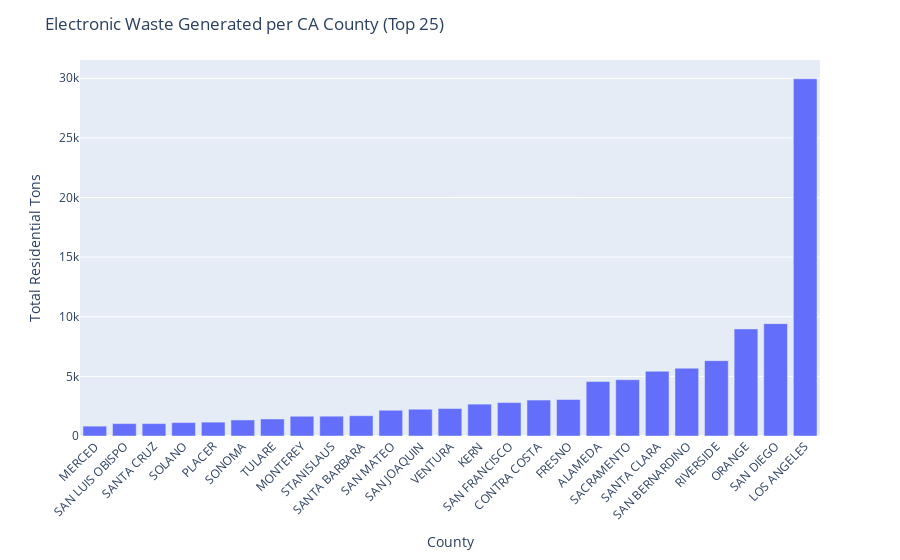

Source (notebook cell):
### Code cell
fig = px.bar(per_county_ewaste.tail(25), x='County', y='Total Residential Tons')
fig.update_layout(xaxis_tickangle=-45)
fig.update_layout(title_text='Electronic Waste Generated per CA County (Top 25)')
py.plot(fig, filename = "per_county_ewaste_fig", auto_open=False)
fig.show()

### Figure 1 — Plotly figure (JSON) as saved in the notebook; plotly's stock layout.template omitted (floating-point values rounded to 4 significant figures)
{"data": [{"alignmentgroup": "True", "hovertemplate": "County=%{x}<br>Total Residential Tons=%{y}<extra></extra>", "legendgroup": "", "marker": {"color": "#636efa"}, "name": "", "offsetgroup": "", "orientation": "v", "showlegend": false, "textposition": "auto", "type": "bar", "x": ["MERCED", "SAN LUIS OBISPO", "SANTA CRUZ", "SOLANO", "PLACER", "SONOMA", "TULARE", "MONTEREY", "STANISLAUS", "SANTA BARBARA", "SAN MATEO", "SAN JOAQUIN", "VENTURA", "KERN", "SAN FRANCISCO", "CONTRA COSTA", "FRESNO", "ALAMEDA", "SACRAMENTO", "SANTA CLARA", "SAN BERNARDINO", "RIVERSIDE", "ORANGE", "SAN DIEGO", "LOS ANGELES"], "xaxis": "x", "y": [827, 1040, 1040, 1125, 1163, 1345, 1428, 1655, 1661, 1699, 2159, 2245, 2303, 2673, 2802, 3015, 3060, 4565, 4720, 5431, 5684, 6321, 8984, 9424, 29957], "yaxis": "y"}], "layout": {"barmode": "relative", "legend": {"tracegroupgap": 0}, "margin": {"t": 60}, "title": {"text": "Electronic Waste Generated per CA County (Top 25)"}, "xaxis": {"anchor": "y", "domain": [0, 1], "tickangle": -45, "title": {"text": "County"}}, "yaxis": {"anchor": "x", "domain": [0, 1], "title": {"text": "Total Residential Tons"}}}}
